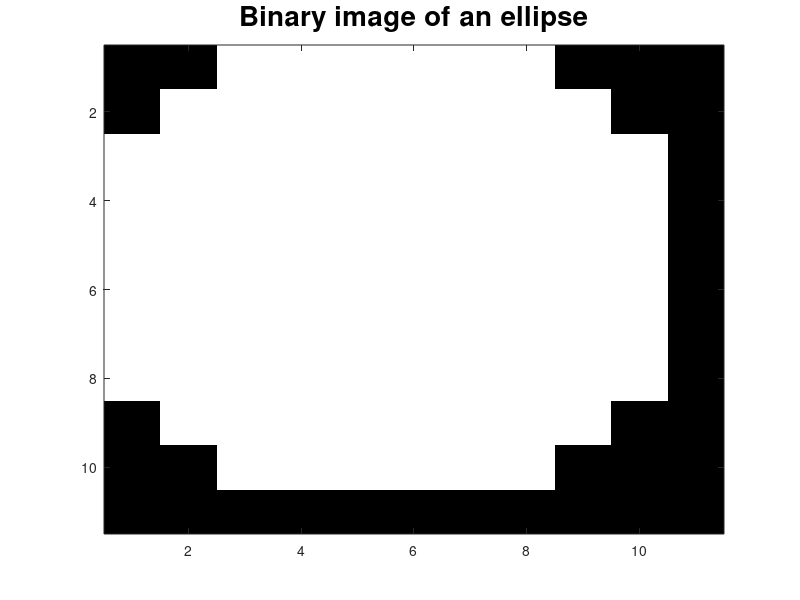
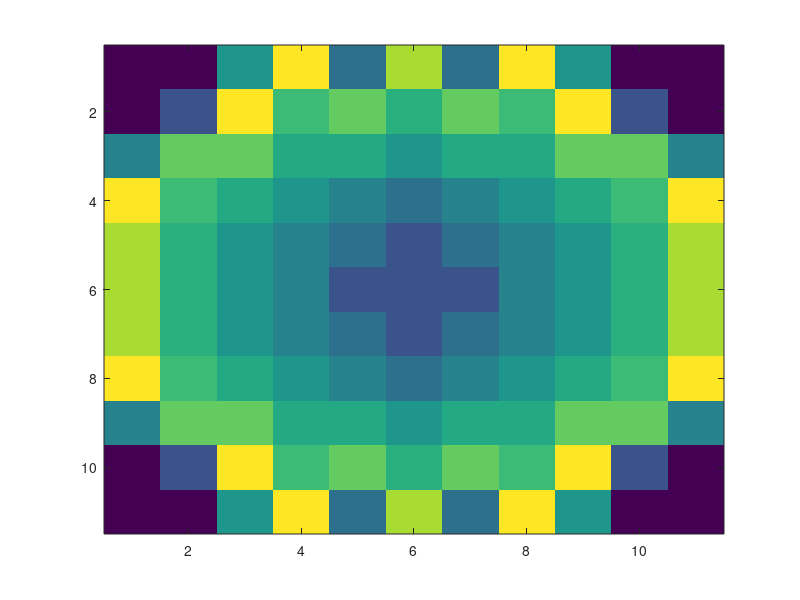

Write MATLAB code to recreate these figures, in order.
%close all;
clear;
clc;

tic

%% The start of the phase map code
                FileName = sprintf('Lens_Small.txt');        %the file name, can modify to be based on date, time etc
                
                Px=0.41; %period in x in um (distance between pillar centres)
                
                Py=((Px).*sqrt(3))./2; %period in y in um, for a honeycomb arrangement, change to just Px for square grid

                f=820/250;    %focal length in um

                pix=420/100;  %aperture or lens diameter size in um

                lambda = 0.561;    %this is the wavelength in um for the equation

                sizes =importdata('10_SiNx_Pillars_561nm.txt');     %this is where you input the data file from CST with your pillar and corresponding phase values
%                 sizes = sizes(:,1)

%% Produces the number of pixels within the lens size, and checks if odd or even              
Rx = single((pix - (mod(pix,Px)))/Px);      %mod returns remainder after division, so Rx divides the aperture up into an integer number of pixels, Px

if mod(Rx,2) ~= 0           %if remainder of Rx,2 is not zero, i.e. odd number, subtract 1
    
    Rx = Rx - 1;            %fixes the issue where you have an even number of pixels, helpful for calculating only quarter of a lens to speed up
    
end

Ry = single((pix - (mod(pix,Py)))/Py);

if mod(Ry,2) ~= 0
        
    Ry = Ry - 1;                %same as above for Y direction   
    
end

%% generates 2D meshgrids for X,Y coordinates and corresponding phase based on vectors on Rx and Ry

x1 = linspace((-Rx./2).*Px,(Rx./2).*Px,Rx+1);       %makes a vector x1 with evenly spaced coordinates based on Rx
y1 = linspace((-Ry./2).*Py,(Ry./2).*Py,Ry+1);       %same but for Ry
sx = length(x1);                                    %checks size of x1
sy = length(y1);                                    %checks size of y1

Xcoord = (zeros(sx,sy));                            %makes a matrix that is sx*sy in size, which is 1 larger than Rx, as needs to contain "zeroth" pixel
Ycoord = (zeros(sx,sy));
phi  = (zeros(sx,sy));

time1 = toc

%% Chooses values for x and y, to put into lens equation, and looks if honeycomb pattern, wraps phase as fraction of 1

for i = 1:sx
    
    for j = 1:sy
                                                            %make triangular lattice, for x row, based on if odd or even y value
        if mod(j,2) ~= 0                    % if j is even, do stuff

            x = x1(i);
            y = y1(j);
       
        else                                % if j is odd, do stuff
            x = x1(i) + Px./2;  
%             x = x - (Px./4);
            y = y1(j);
        end
        
        Xcoord(i,j) = x;    %these are for the output x and y coordinates in the text file
        Xcoord(i,j) = Xcoord(i,j);   %TRY AND CUT AWAY VALUES THAT GO OVER THE BORDER OF THE LENS SIZE (EVERY ODD COLUMN)
        Ycoord(i,j) = y;
        
        phi(i,j) = (2*pi./lambda).*( (sqrt( (f*f)+((x).^2)+(y.^2)) ) -f); %write phase information to matrix based on triangular lattice location
        %phi is in multiples of 2pi, have to wrap phase
       end
       
end
    
phi = phi./(2.*pi); %to make phase as a fraction of 2pi, same format as input file from CST. Can compare the two, as below

i=0
j=0

for i=1:sx
    for j = 1:sy
            
        while phi(i,j) > 1
            phi(i,j) = phi(i,j) - 1; %%this part is to wrap phase and create zones
    
        end
        
    end
end

time2 = toc

%%  section to generate a circle to crop the lens area, convert from square matrix to circular matrix

diam = phi*0;       %make a zero matrix

circ = diam;        %make a copy of diam
% Create a logical image of an ellipse with specified
% semi-major and semi-minor axes, center, and image size.
% First create the image.

imageSizeX = sy;
imageSizeY = sx;
[columnsInImage rowsInImage] = meshgrid(1:imageSizeX, 1:imageSizeY);        %make a 2D grid
% Next create the ellipse in the image.
centerX = sy/2;
centerY = sx/2;
radiusX = sy/2;
radiusY = sx/2;
ellipsePixels = (rowsInImage - centerY).^2 ./ radiusY^2 ...    %%finds difference between coordinate and centre, then squares to make positive, then divides by radius squared to normalise
    + (columnsInImage - centerX).^2 ./ radiusX^2 <= 1;  % ellipsePixels is a 2D "logical" array.

% Now, display it.

figure
image(ellipsePixels) ;
colormap([0 0 0; 1 1 1]);
title('Binary image of an ellipse', 'FontSize', 20);

circ = ellipsePixels;

%% map pillars and round to nearest value onto equation of a lens

mask = phi;         %make a copy of phase matrix phi

for i=1:ceil(sx/2);        %only generate quarter of a lens
    for j=1:ceil(sy/2);
    if circ(i,j) == 1           %%only for circlular data in the ellipse
        
    test = sizes(:,2)-mask(i,j);        %compares pillar phase and equation phase from phi
    index_neg = find(test<0);
    test(index_neg) = test(index_neg)+1;    
    % NEED TO delete the negative values, choose smallest positive value
    test2 = find(test==min(test));   
    
    if length(index_neg) == length(sizes)
        clear test2
        test2 = 1;
    end
    
    switch test2
        
        case 1
            diam(i,j) = sizes(1,1);
        case 2
            diam(i,j) = sizes(2,1);             
        case 3
            diam(i,j) = sizes(3,1);
        case 4
            diam(i,j) = sizes(4,1);
        case 5
            diam(i,j) = sizes(5,1);
        case 6                              %%All of these cases correspond to the number of chosen pillars, e.g. 8, 10, 16
            diam(i,j) = sizes(6,1);
        case 7
            diam(i,j) = sizes(7,1);
        case 8
            diam(i,j) = sizes(8,1); 
        case 9
            diam(i,j) = sizes(9,1); 
        case 10
            diam(i,j) = sizes(10,1); 
    end     
    clear test
    clear test2
    
    end
    
    end
end         
time3 = toc

% diam(1:313,362:721) = diam(1:313,1:360);
% diam(1:313,362:721) = fliplr(diam(1:313,362:721));        %only for 1 mm lenses
% diam(314:625,1:721) = diam(1:312,1:721);
% diam(314:625,1:721) = flipud(diam(314:625,1:721));

%% This part replicates the quarter lens into the other 3 quadrants, so don't need to calculate, symmetric
diam(1:(ceil(sx/2)) , ((ceil(sy/2))+1):sy) = diam(1:(ceil(sx/2)) , 1:((floor(sy/2))));
diam(1:(ceil(sx/2)) , ((ceil(sy/2))+1):sy) = fliplr(diam(1:(ceil(sx/2)) , ((ceil(sy/2))+1):sy));    
diam(((ceil(sx/2))+1):sx , 1:sy) = diam(1:(floor(sx/2)) , 1:sy);
diam(((ceil(sx/2))+1):sx , 1:sy) = flipud(diam(((ceil(sx/2))+1):sx , 1:sy));
%% Make a file name to write data to with three headers

fileID = fopen(FileName,'W');
fprintf(fileID,'%12s %12s %8s\r\n','X Coord', 'Y Coord', 'Diam');

time4 = toc
%%  Writes data to file named above
T = 0;
 for i = 0:sx-1         % Write the location and diameter of pillars
    
    for j = 0:sy-1
       
        a = Xcoord(i+1,j+1);
        b = (Ycoord(i+1,j+1));
        c = diam(i+1,j+1)./1000;    %divide by 1000 to get into um

        AA = [a; b; c];

        if c ~= 0       %%if the diameter value is non-zero, falls within a circle, then write

            fprintf(fileID,'%12.3f %12.3f %8.3f',AA);
            fprintf(fileID,'\r\n');   

            T = T+1;
        end
    
    end
        
end       

fclose(fileID);
%% Plot the lens in terms of pillar diameter
time5 = toc
T
figure 
imagesc(diam)       
